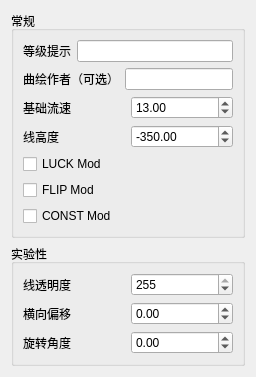
        <widget class="QWidget" name="Regular">
         <attribute name="title">
          <string>参数调节</string>
         </attribute>
         <layout class="QVBoxLayout" name="verticalLayout_12">
          <item>
           <widget class="QGroupBox" name="groupBox">
            <property name="title">
             <string>常规</string>
            </property>
            <layout class="QVBoxLayout" name="verticalLayout_3">
             <item>
              <layout class="QHBoxLayout" name="horizontalLayout_3">
               <item>
                <widget class="QLabel" name="level_label">
                 <property name="toolTip">
                  <string>&lt;html&gt;&lt;head/&gt;&lt;body&gt;&lt;p&gt;等级提示&lt;/p&gt;&lt;p&gt;示例：“IN Lv.15”“FM Lv.16”“4K Lv.23”&lt;/p&gt;&lt;/body&gt;&lt;/html&gt;</string>
                 </property>
                 <property name="text">
                  <string>等级提示</string>
                 </property>
                </widget>
               </item>
               <item>
                <widget class="QLineEdit" name="level"/>
               </item>
              </layout>
             </item>
             <item>
              <layout class="QHBoxLayout" name="horizontalLayout_39">
               <item>
                <widget class="QLabel" name="illustrator_label_2">
                 <property name="toolTip">
                  <string>&lt;html&gt;&lt;head/&gt;&lt;body&gt;&lt;p&gt;等级提示&lt;/p&gt;&lt;p&gt;示例：“IN Lv.15”“FM Lv.16”“4K Lv.23”&lt;/p&gt;&lt;/body&gt;&lt;/html&gt;</string>
                 </property>
                 <property name="text">
                  <string>曲绘作者（可选）</string>
                 </property>
                </widget>
               </item>
               <item>
                <widget class="QLineEdit" name="illustrator"/>
               </item>
              </layout>
             </item>
             <item>
              <layout class="QHBoxLayout" name="horizontalLayout">
               <item>
                <widget class="QLabel" name="general_speed_label">
                 <property name="toolTip">
                  <string>&lt;html&gt;&lt;head/&gt;&lt;body&gt;&lt;p&gt;音符流速（推荐值：13）&lt;/p&gt;&lt;p&gt;0~30，note每秒钟移动120倍该数值的像素&lt;/p&gt;&lt;/body&gt;&lt;/html&gt;</string>
                 </property>
                 <property name="text">
                  <string>基础流速</string>
                 </property>
                </widget>
               </item>
               <item>
                <widget class="QDoubleSpinBox" name="general_speed">
                 <property name="whatsThis">
                  <string>&lt;html&gt;&lt;head/&gt;&lt;body&gt;&lt;p&gt;&lt;br/&gt;&lt;/p&gt;&lt;/body&gt;&lt;/html&gt;</string>
                 </property>
                 <property name="maximum">
                  <double>30.000000000000000</double>
                 </property>
                 <property name="value">
                  <double>13.000000000000000</double>
                 </property>
                </widget>
               </item>
              </layout>
             </item>
             <item>
              <layout class="QHBoxLayout" name="horizontalLayout_2">
               <item>
                <widget class="QLabel" name="y_movement_label">
                 <property name="toolTip">
                  <string>&lt;html&gt;&lt;head/&gt;&lt;body&gt;&lt;p&gt;主判定线高度（推荐值：-350）&lt;/p&gt;&lt;p&gt;屏幕范围-450至+450，数值越大，越靠屏幕上方。&lt;/p&gt;&lt;/body&gt;&lt;/html&gt;</string>
                 </property>
                 <property name="text">
                  <string>线高度</string>
                 </property>
                </widget>
               </item>
               <item>
                <widget class="QDoubleSpinBox" name="y_movement">
                 <property name="minimum">
                  <double>-450.000000000000000</double>
                 </property>
                 <property name="maximum">
                  <double>450.000000000000000</double>
                 </property>
                 <property name="singleStep">
                  <double>5.000000000000000</double>
                 </property>
                 <property name="value">
                  <double>-350.000000000000000</double>
                 </property>
                </widget>
               </item>
              </layout>
             </item>
             <item>
              <widget class="QCheckBox" name="LUCK">
               <property name="toolTip">
                <string>&lt;html&gt;&lt;head/&gt;&lt;body&gt;&lt;p&gt;LUCK Mod&lt;/p&gt;&lt;p&gt;与Malody中LUCK Mod保持一致，打乱所有轨道的顺序，生成与原谱面键型相同或相似的谱面。此选项与FLIP Mod选项冲突&lt;/p&gt;&lt;p&gt;*注：生成的谱面唯一确定，生成为Phigros谱面后不再具有随机性&lt;/p&gt;&lt;p&gt;（不会真的有人要用这个吧……）&lt;/p&gt;&lt;/body&gt;&lt;/html&gt;</string>
               </property>
               <property name="text">
                <string>LUCK Mod</string>
               </property>
               <property name="checked">
                <bool>false</bool>
               </property>
              </widget>
             </item>
             <item>
              <widget class="QCheckBox" name="FLIP">
               <property name="toolTip">
                <string>&lt;html&gt;&lt;head/&gt;&lt;body&gt;&lt;p&gt;FLIP Mod&lt;/p&gt;&lt;p&gt;与Malody中FLIP Mod相同，与Phigros中的Mirror模式相似，生成音符左右对称后的谱面。此选项与LUCK Mod冲突&lt;/p&gt;&lt;/body&gt;&lt;/html&gt;</string>
               </property>
               <property name="text">
                <string>FLIP Mod</string>
               </property>
               <property name="checked">
                <bool>false</bool>
               </property>
              </widget>
             </item>
             <item>
              <widget class="QCheckBox" name="CONST">
               <property name="toolTip">
                <string>&lt;html&gt;&lt;head/&gt;&lt;body&gt;&lt;p&gt;CONST Mod&lt;/p&gt;&lt;p&gt;与Malody中的Const Mod保持一致，取消音符流速与BPM和effect的关联&lt;/p&gt;&lt;/body&gt;&lt;/html&gt;</string>
               </property>
               <property name="text">
                <string>CONST Mod</string>
               </property>
               <property name="checked">
                <bool>false</bool>
               </property>
              </widget>
             </item>
            </layout>
           </widget>
          </item>
          <item>
           <widget class="QGroupBox" name="verticalGroupBox">
            <property name="title">
             <string>实验性</string>
            </property>
            <layout class="QVBoxLayout" name="verticalLayout">
             <item>
              <layout class="QHBoxLayout" name="horizontalLayout_65">
               <item>
                <widget class="QLabel" name="alpha_label">
                 <property name="toolTip">
                  <string>&lt;html&gt;&lt;head/&gt;&lt;body&gt;&lt;p&gt;主判定线透明度（推荐值：255）&lt;/p&gt;&lt;p&gt;0至255，0即为完全透明，255即为完全不透明&lt;/p&gt;&lt;/body&gt;&lt;/html&gt;</string>
                 </property>
                 <property name="text">
                  <string>线透明度</string>
                 </property>
                </widget>
               </item>
               <item>
                <widget class="QSpinBox" name="alpha">
                 <property name="maximum">
                  <number>255</number>
                 </property>
                 <property name="value">
                  <number>255</number>
                 </property>
                </widget>
               </item>
              </layout>
             </item>
             <item>
              <layout class="QHBoxLayout" name="horizontalLayout_40">
               <item>
                <widget class="QLabel" name="x_movement_label">
                 <property name="toolTip">
                  <string>&lt;html&gt;&lt;head/&gt;&lt;body&gt;&lt;p&gt;横向偏移（推荐值：0）&lt;/p&gt;&lt;p&gt;即调整主判定线中点（锚点）横坐标。屏幕范围横坐标为-675至+675&lt;/p&gt;&lt;/body&gt;&lt;/html&gt;</string>
                 </property>
                 <property name="text">
                  <string>横向偏移</string>
                 </property>
                </widget>
               </item>
               <item>
                <widget class="QDoubleSpinBox" name="x_movement">
                 <property name="minimum">
                  <double>-675.000000000000000</double>
                 </property>
                 <property name="maximum">
                  <double>675.000000000000000</double>
                 </property>
                 <property name="singleStep">
                  <double>5.000000000000000</double>
                 </property>
                </widget>
               </item>
              </layout>
             </item>
             <item>
              <layout class="QHBoxLayout" name="horizontalLayout_64">
               <item>
                <widget class="QLabel" name="rotate_label">
                 <property name="toolTip">
                  <string>&lt;html&gt;&lt;head/&gt;&lt;body&gt;&lt;p&gt;判定线旋转角度（推荐值：0）&lt;/p&gt;&lt;p&gt;角度制，向顺时针方向旋转（为什么不试试上落式呢×）&lt;/p&gt;&lt;/body&gt;&lt;/html&gt;</string>
                 </property>
                 <property name="text">
                  <string>旋转角度</string>
                 </property>
                </widget>
               </item>
               <item>
                <widget class="QDoubleSpinBox" name="rotate">
                 <property name="minimum">
                  <double>-180.000000000000000</double>
                 </property>
                 <property name="maximum">
                  <double>180.000000000000000</double>
                 </property>
                 <property name="singleStep">
                  <double>0.500000000000000</double>
                 </property>
                </widget>
               </item>
              </layout>
             </item>
            </layout>
           </widget>
          </item>
         </layout>
        </widget>
